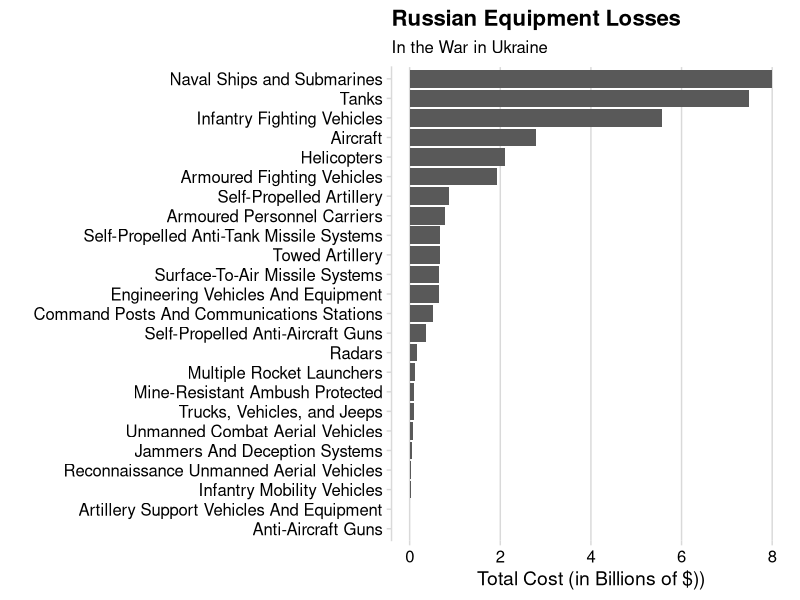
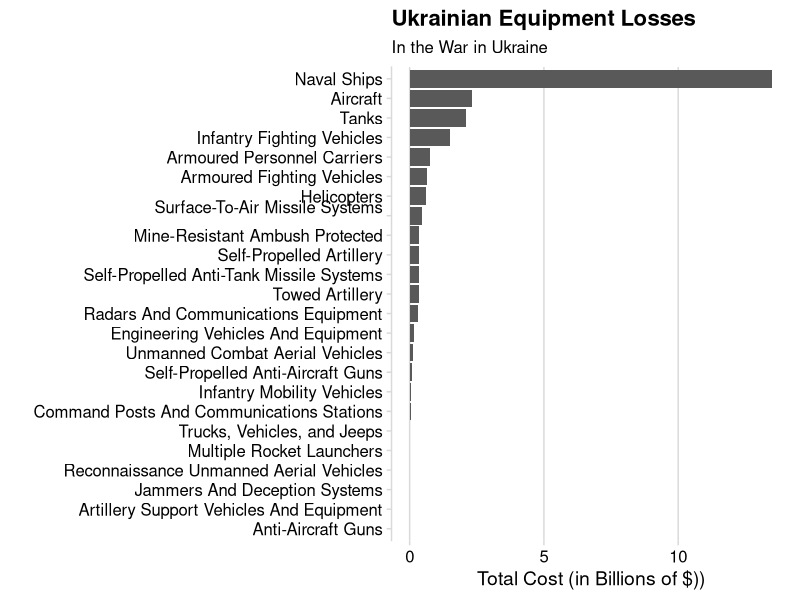

Here is the R script that generated these plots, in order:
## ---- chunk 1
library(tidyverse)
library(here)
library(cowplot)




withPrices <- read.csv(here('data_raw','2023-10-22 - Equp Cas.csv'))

View(graph)

graph <- withPrices %>% 
    filter(country == "Russia") %>% 
    select(equipment_type, type_total, Price, Total)

View(withPrices)

graph2 <- withPrices %>% 
    filter(country == "Ukraine") %>% 
    select(equipment_type, type_total, Price, Total)

View(graph2)
    

graph %>% 
    mutate(Total = as.numeric(Total)) %>% 
    mutate(Total = Total / 10^9) %>%
    slice(2:25) %>% 
    ggplot()+
    geom_col(aes(x = Total, y = reorder(equipment_type, Total)))+
    labs(x = 'Total Cost (in Billions of $))', y = "", title = "Russian Equipment Losses", subtitle = "In the War in Ukraine")+
    theme_minimal_vgrid()

graph2 %>% 
    mutate(Total = as.numeric(Total)) %>% 
    mutate(Total = Total / 10^9) %>%
    slice(2:25) %>% 
    ggplot()+
    geom_col(aes(x = Total, y = reorder(equipment_type, Total)))+
    labs(x = 'Total Cost (in Billions of $))', y = "", title = "Ukrainian Equipment Losses", subtitle = "In the War in Ukraine")+
    theme_minimal_vgrid()
    


